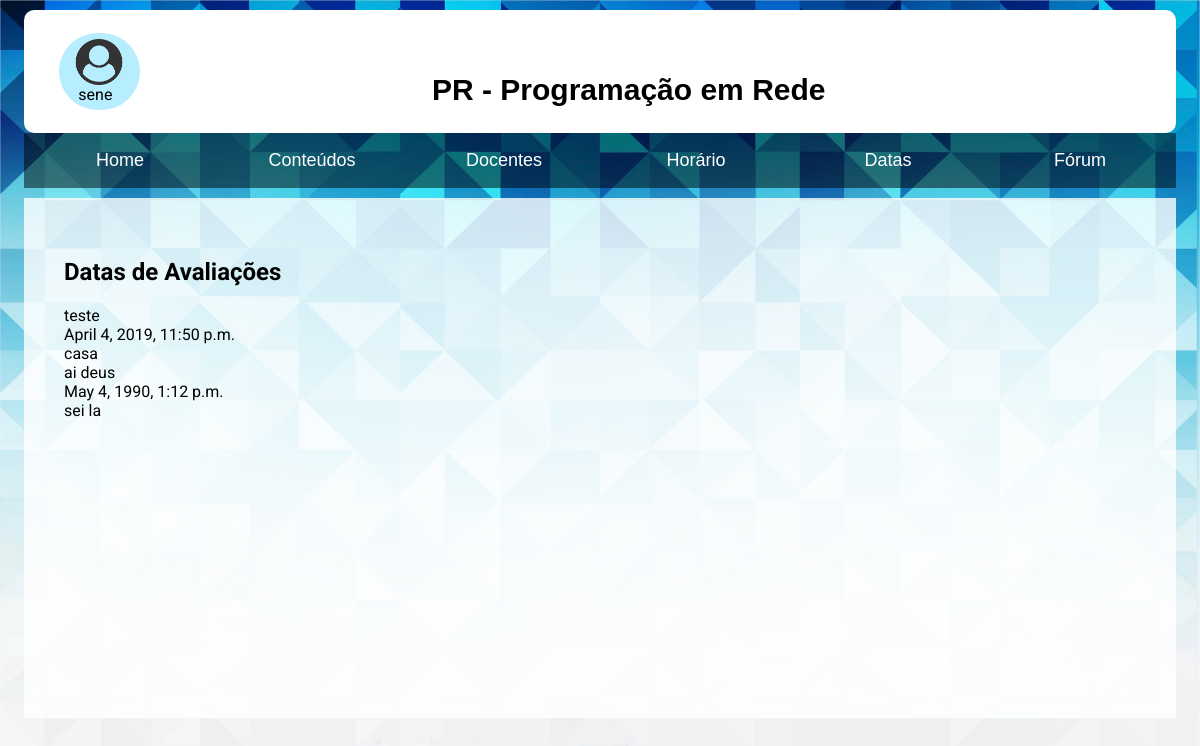
The app's page /modulo/datasdasavaliacoes/ (signed in) with its own data.
### modulo/models.py (models this page shows)
class Data_Avaliacao(models.Model):
    data = models.DateTimeField('data de avalição')
    sala = models.CharField(max_length=10)
    descrição = models.CharField(max_length=200)

### modulo/views.py (the view)
@login_required(login_url="/modulo")
def datasdasavaliacoes(request):
    datas = Data_Avaliacao.objects.all()
    return render(request, 'modulo/datasdasavaliacoes.html', {'datas':datas})

### modulo/templates/modulo/datasdasavaliacoes.html (shortened to what this page needs)
{% extends 'modulo/index.html' %}
{% block body %}
<section class="whitebody">
<h1>Datas de Avaliações</h1>
{% if datas %}
<ul>
    {% for data in datas %}
    <li>{{data.descrição}}<br>
        {{data.data}}<br>
        {{data.sala}}
    </li>
    {% endfor %}
</ul>
{% else %}
<p><strong>Não há datas de avaliações no momento</strong></p>
{% endif %}
</section>
{% endblock %}

### modulo/templates/modulo/index.html (shortened to what this page needs)
{% load staticfiles %}
<html lang="en">
<head>
    <link rel="stylesheet" type="text/css" href="{% static 'modulo/styles/menu.css' %}" />
    <link rel="stylesheet" type="text/css" href="{% static 'modulo/styles/header.css' %}" />
    <link rel="stylesheet" type="text/css" href="{% static 'modulo/styles/home.css' %}" />
    <link rel="stylesheet" type="text/css" href="{% static 'modulo/styles/horario.css' %}" />
    <link rel="stylesheet" type="text/css" href="{% static 'modulo/styles/docentes.css' %}" />
    <link rel="stylesheet" type="text/css" href="{% static 'modulo/styles/forum.css' %}"/>
    <link rel="stylesheet" type="text/css" href="{% static 'modulo/styles/datasdasavaliacoes.css' %}"/>
</head>
<body>
<header>
        <div class="utilizador">
            <a href="{% url 'modulo:utilizador' %}">
                <img src="{% static 'modulo/styles/User.png' %}">
            </a>
            <div class="nomeUser">{{ user.username }}</div>
        </div>
        <div class="titulo">
            PR - Programação em Rede
        </div>
</header>
<section>
    <nav>
        <ul class="main__menu">
            <li class="list-item"><a class="home item--js" href="{% url 'modulo:index' %}"><span>Home</span></a></li>
            <li class="list-item"><a class="about item--js" href="{% url 'modulo:conteudos' %}"><span>Conteúdos</span></a></li>
            <li class="list-item"><a class="widget item--js" href="{% url 'modulo:docentes' %}"><span>Docentes</span></a></li>
            <li class="list-item"><a class="kabobs item--js" href="{% url 'modulo:horario' 1 %}"><span>Horário</span></a></li>
            <li class="list-item"><a class="contact item--js" href="{% url 'modulo:datasdasavaliacoes' %}"><span>Datas</span></a></li>
            <li class="list-item"><a class="forum item--js" href="{% url 'modulo:forum' %}"><span>Fórum</span></a></li>
        </ul>
    </nav>
</section>
{% block body %}{% endblock %}
</body>
</html>

### modulo/static/modulo/styles/menu.css (style rules this page uses)
*, *::before, *::after { box-sizing: border-box; }
body { background: linear-gradient(90deg, #3f4593, #5960bd); margin: 0; }
ul { list-style: none; margin: 0; padding: 0; }
a { text-decoration: none; color: inherit; }
.main__menu { display: grid; grid-template-columns: repeat(6, 1fr); margin-bottom: 0px; }
.main__menu .list-item a { display: flex; justify-content: center; align-items: center; flex-direction: column; height: 55px; color: #fff; cursor: unset; }
.main__menu .list-item a span { font: 500 18px Helvetica, Arial, Verdana, sans-serif; order: 2; }
.main__menu .list-item a { background: rgba(0,0,0,0.5); }
.whitebody { background-color: rgba(255,255,255,0.8); height: fit-content; padding-top: 40px; padding-bottom:60px; min-height: 520px; margin-top: 10px; }

### modulo/static/modulo/styles/header.css (style rules this page uses)
html body { min-height: 100%; margin: 10px 2% 10px 2%; }
body { background-image: url(../background5.jpg); background-attachment: fixed; background-repeat: no-repeat; background-size: cover; background-color: rgb(236,235,235); }
header { background-color: white; width: 100%; border-radius: 10px; }
.utilizador { display: inline-block; margin: 2% 0% 2% 3%; padding: 0.5%; background-color: rgba(110,220,255,0.5); border-radius: 40px; }
.utilizador img { width: 70px; }
.nomeUser { margin-left: 20%; }
.titulo { display: inline; margin-left: 25%; text-align: center; font: bold 30px arial, sans-serif; }

### modulo/static/modulo/styles/horario.css (style rules this page uses)
.whitebody { padding: 40px; }

### modulo/static/modulo/styles/docentes.css (style rules this page uses)
body { background-color: #f0f0f0; font-family: roboto; }

### records on screen
Data_Avaliacao: descrição "teste", data "April 4, 2019, 11:50 p.m.", sala "casa"
Data_Avaliacao: descrição "ai deus", data "May 4, 1990, 1:12 p.m.", sala "sei la"

### other values on screen
{{ user.username }} "sene"
